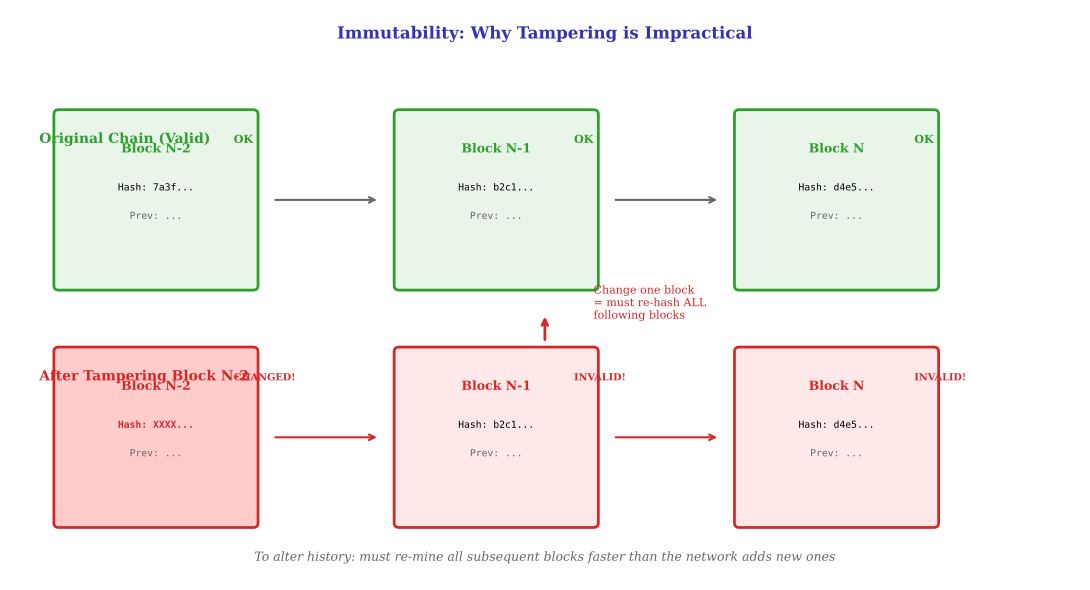

This chart was generated by the following Python code:
"""Immutability Cascade - Chain reaction when tampering"""
from pathlib import Path
import matplotlib.pyplot as plt
import matplotlib.patches as mpatches
from matplotlib.patches import FancyBboxPatch, FancyArrowPatch
import numpy as np

plt.rcParams.update({
    'font.size': 10, 'axes.labelsize': 10, 'axes.titlesize': 11,
    'xtick.labelsize': 9, 'ytick.labelsize': 9, 'legend.fontsize': 9,
    'figure.dpi': 150, 'font.family': 'serif'
})

MLPURPLE = '#3333B2'
MLBLUE = '#0066CC'
MLORANGE = '#FF7F0E'
MLGREEN = '#2CA02C'
MLRED = '#D62728'

fig, ax = plt.subplots(figsize=(11, 6))
ax.set_xlim(0, 11)
ax.set_ylim(0, 6)
ax.axis('off')

# Title
ax.text(5.5, 5.7, 'Immutability: Why Tampering is Impractical', ha='center',
        fontsize=12, fontweight='bold', color=MLPURPLE)

# Draw chain of blocks
block_width = 2.0
block_height = 1.8
y_top = 4.0
y_bottom = 1.5

# Top row - Original chain (valid)
ax.text(0.3, y_top + 0.6, 'Original Chain (Valid)', fontsize=10, fontweight='bold', color=MLGREEN)

for i, (label, hash_start) in enumerate([('Block N-2', '7a3f...'), ('Block N-1', 'b2c1...'), ('Block N', 'd4e5...')]):
    x = 0.5 + i * 3.5
    box = FancyBboxPatch((x, y_top - block_height/2), block_width, block_height,
                          boxstyle="round,pad=0.05", facecolor='#E8F5E8', edgecolor=MLGREEN, linewidth=2)
    ax.add_patch(box)
    ax.text(x + block_width/2, y_top + 0.5, label, ha='center', fontsize=9, fontweight='bold', color=MLGREEN)
    ax.text(x + block_width/2, y_top + 0.1, f'Hash: {hash_start}', ha='center', fontsize=7, family='monospace')
    ax.text(x + block_width/2, y_top - 0.2, f'Prev: ...', ha='center', fontsize=7, family='monospace', color='#666666')

    # Checkmark
    ax.text(x + block_width - 0.2, y_top + 0.6, 'OK', fontsize=8, color=MLGREEN, fontweight='bold')

    # Arrow to next block
    if i < 2:
        ax.annotate('', xy=(x + block_width + 1.3, y_top), xytext=(x + block_width + 0.2, y_top),
                    arrowprops=dict(arrowstyle='->', color='#666666', lw=1.5))

# Bottom row - Tampered chain (invalid)
ax.text(0.3, y_bottom + 0.6, 'After Tampering Block N-2', fontsize=10, fontweight='bold', color=MLRED)

statuses = [('CHANGED!', MLRED), ('INVALID!', MLRED), ('INVALID!', MLRED)]
for i, (label, hash_start) in enumerate([('Block N-2', 'XXXX...'), ('Block N-1', 'b2c1...'), ('Block N', 'd4e5...')]):
    x = 0.5 + i * 3.5
    color = MLRED if i == 0 else '#FFCCCC'
    edge = MLRED
    box = FancyBboxPatch((x, y_bottom - block_height/2), block_width, block_height,
                          boxstyle="round,pad=0.05", facecolor='#FFE8E8' if i > 0 else '#FFCCCC',
                          edgecolor=edge, linewidth=2)
    ax.add_patch(box)
    ax.text(x + block_width/2, y_bottom + 0.5, label, ha='center', fontsize=9, fontweight='bold', color=MLRED)

    if i == 0:
        ax.text(x + block_width/2, y_bottom + 0.1, f'Hash: {hash_start}', ha='center', fontsize=7,
                family='monospace', color=MLRED, fontweight='bold')
    else:
        ax.text(x + block_width/2, y_bottom + 0.1, f'Hash: {hash_start}', ha='center', fontsize=7, family='monospace')

    ax.text(x + block_width/2, y_bottom - 0.2, f'Prev: ...', ha='center', fontsize=7, family='monospace', color='#666666')

    # Status
    status, scolor = statuses[i]
    ax.text(x + block_width - 0.2, y_bottom + 0.6, status, fontsize=7, color=scolor, fontweight='bold')

    # Arrow to next block
    if i < 2:
        ax.annotate('', xy=(x + block_width + 1.3, y_bottom), xytext=(x + block_width + 0.2, y_bottom),
                    arrowprops=dict(arrowstyle='->', color=MLRED, lw=1.5))

# Cascade explanation
ax.annotate('', xy=(5.5, y_top - 1.2), xytext=(5.5, y_bottom + 1.0),
            arrowprops=dict(arrowstyle='->', color=MLRED, lw=2))
ax.text(6.0, 2.75, 'Change one block\n= must re-hash ALL\nfollowing blocks', fontsize=8, color=MLRED)

# Bottom note
ax.text(5.5, 0.2, 'To alter history: must re-mine all subsequent blocks faster than the network adds new ones',
        ha='center', fontsize=9, style='italic', color='#666666')

plt.tight_layout()
plt.savefig(Path(__file__).parent / 'immutability_cascade.pdf',
            format='pdf', dpi=300, bbox_inches='tight')
plt.close()
